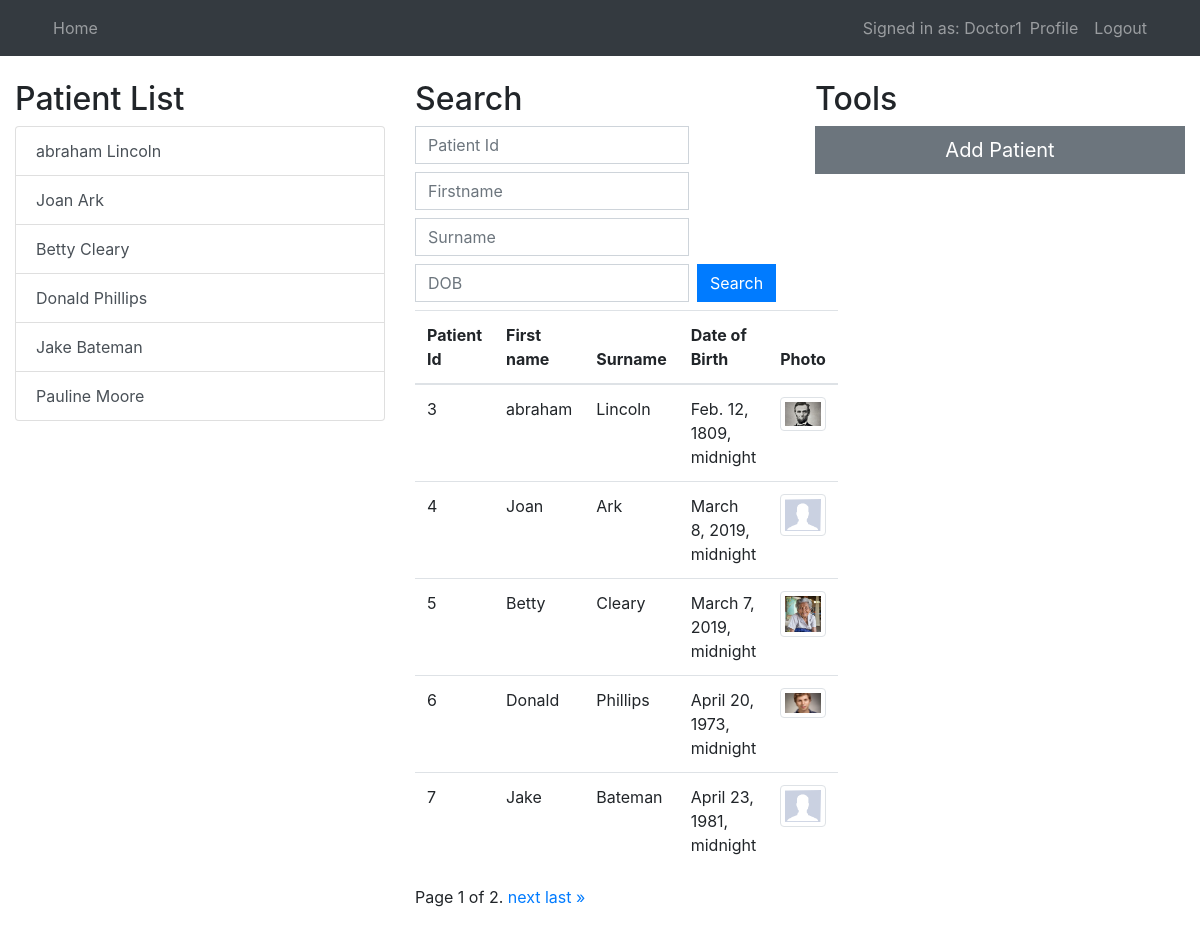
Screenshot of /home/ (signed in) with the database file from the repository.
### users/models.py (models this page shows, shortened)
class PersonalDetails(models.Model):
    patienttitle = models.CharField(max_length=4, choices=TITLE_CHOICES, verbose_name='Title')
    patientuniqueid = models.CharField(unique=True, max_length=10, verbose_name='Patient ID')
    patientfirstname = models.CharField(max_length=256, verbose_name='First Name')
    patientlastname = models.CharField(max_length=256, verbose_name='Last Name')
    patientpreferredname = models.CharField(max_length=256, blank=True, verbose_name='Preferred name')
    dateofbirth = models.DateTimeField(verbose_name='DOB')
    gender = models.CharField(max_length=256, choices=GENDER_CHOICES, verbose_name='Gender')
    weight = models.CharField(max_length=256, blank=True, verbose_name='Weight')
    height = models.CharField(max_length=256, blank=True, verbose_name='Height')
    address = models.CharField(max_length=256, verbose_name='Address')
    bmi = models.CharField(max_length=256, blank=True, verbose_name='BMI')
    phonenumber = models.CharField(max_length=256, blank=True, verbose_name='Phone Number')
    email = models.CharField(max_length=256, blank=True, verbose_name='Email')
    dnr = models.NullBooleanField(null=True, blank=True, verbose_name='DNR')
    wardlocation = models.CharField(max_length=256, blank=True, verbose_name='Ward Location')
    photo = models.ImageField(default='default.png', upload_to='profile_pics', blank=True, verbose_name='Photo')

### mysite/views.py (the view)
# urls.py: path('', views.home, name ='mysite-home'),
@login_required()
def home(request):
    personal_patient_list = PersonalDetails.objects.all()
    patient_list = PersonalDetails.objects.all()
    query_id = request.GET.get('patient_id')
    query_firstname = request.GET.get('patient_firstname')
    query_surname = request.GET.get('patient_surname')
    query_dob = request.GET.get('patient_dob')
    if query_id:
        patient_list = patient_list.filter(id=query_id)
    if query_firstname:
        patient_list = patient_list.filter(patientfirstname__icontains=query_firstname)
    if query_surname:
        patient_list = patient_list.filter(patientlastname__icontains=query_surname)
    if query_dob:
        patient_list = patient_list.filter(dateofbirth__in=query_dob)
    paginator = Paginator(patient_list, 5)  # Show 25 contacts per page
    page = request.GET.get('page')
    patients = paginator.get_page(page)
    context = {
        'patients': patients,
        'personal_patient_list': personal_patient_list,
        'title': 'Home'
    }
    return render(request, 'mysite/home.html', context)

### mysite/templates/mysite/home.html (shortened to what this page needs)
{% extends "mysite/search.html" %}
{% block content %}
    <br>
        <div class="row">
            <div class="col-sm-4">
            <h2>Patient List</h2>
                <div class="list-group">
                    {% for patient in personal_patient_list %}
                        <a href="patient/{{patient.id}}" class="list-group-item list-group-item-action">{{ patient.patientfirstname }} {{ patient.patientlastname }}</a>
                    {% endfor %}
                </div>
            </div>
            <div class="col-sm-4">
                <h2>Search</h2>
                <div class="form-group">
                    <form method="GET" action='' class="form-inline">
                                <input type="text" name="patient_id" id="search-id" class="form-control mb-2 mr-sm-2"  placeholder="Patient Id" value="{{ request.GET.patient_id }}">
                                <input type="text" name="patient_firstname" id="search-firstname" class="form-control mb-2 mr-sm-2"  placeholder="Firstname" value="{{ request.GET.patient_firstname }}">
                                <input type="text" name="patient_surname" id="search-surname" class="form-control mb-2 mr-sm-2"  placeholder="Surname" value="{{ request.GET.patient_surname }}">
                                <input type="text" name="patient_dob" id="search-dob" class="form-control mb-2 mr-sm-2"  placeholder="DOB" value="{{ request.GET.patient_id }}">
                                <input type="submit" value="Search" class="form-control btn btn-primary mb-2 mr-sm-2">
                        </form>
                        <table class="table table-hover">
                            <thead>
                                <tr>
                                    <th scope="col">Patient Id</th>
                                    <th scope="col">First name</th>
                                    <th scope="col">Surname</th>
                                    <th scope="col">Date of Birth</th>
                                    <th scope="col">Photo</th>
                                </tr>
                            </thead>
                            <tbody>
                            {% for search in patients %}
                                <tr  class="clickable-tr" href="patient/{{search.id}}" >
                                    <td scope="row">{{ search.id }}</td>
                                    <td scope="row">{{ search.patientfirstname }}</td>
                                    <td scope="row">{{ search.patientlastname }}</td>
                                    <td scope="row">{{ search.dateofbirth }}</td>
                                    <td scope="row"><img class="img-thumbnail rounded" src="{{ search.photo.url }}"></td>
                                </tr>
                            {% endfor %}
                            </tbody>
                        </table>
                <div class="pagination">
                <span class="step-links">
                    <span class="current">
                        Page {{ patients.number }} of {{ patients.paginator.num_pages }}.
                    </span>
                    {% if patients.has_next %}
                        <a href="?page={{ patients.next_page_number }}">next</a>
                        <a href="?page={{ patients.paginator.num_pages }}">last &raquo;</a>
                    {% endif %}
                </span>
                </div>
                </div>
            </div>
            <div class="col-sm-4">
                <h2>Tools</h2>
                <a class="btn btn-secondary btn-lg btn-block" href="{% url 'add-patient' %}">Add Patient
                </a>
            </div>
<br>
{% endblock content %}

### mysite/templates/mysite/base.html (shortened to what this page needs)
{% load static %}
<!DOCTYPE html>
<html lang="en">
<head>
    <link rel="stylesheet" type="text/css" href="{% static 'mysite/bootstrap.min.css' %}">
    <link rel="stylesheet" type="text/css" href="{% static 'mysite/main.css' %}">
</head>
<body>
    {% if user.is_authenticated %}
        <nav class="navbar navbar-expand-md navbar-dark bg-dark">
            <div class="container">
                <div class="navbar-nav mr-auto">
                    <a class="nav-link" href="{% url 'mysite-home' %}">Home</a>
                </div>
                <div class="navbar-nav">
                    {% if user.is_authenticated %}
                        <span class="navbar-text">Signed in as: {{ user.username }}</span>
                        <a class="nav-item nav-link" href="{% url 'profile' %}">Profile</a>
                        <a class="nav-item nav-link" href="{% url 'logout' %}">Logout</a>
                    {% else %}
                        <a class="nav-item nav-link" href="{% url 'login' %}">Login</a>
                        <a class="nav-item nav-link" href="{% url 'register' %}">Register</a>
                    {% endif %}
                </div>
            </div>
        </nav>
    {% endif %}
    <div class="container-fluid">
        {% block content %}{% endblock %}
    </div>
</body>
</html>

### mysite/static/mysite/main.css (style rules this page uses)
.card, .btn, .form-control { border-radius: 0; }

### rows the page displays
PersonalDetails: patientfirstname "abraham", patientlastname "Lincoln", id "3", dateofbirth "Feb. 12, 1809, midnight", photo (picture)
PersonalDetails: patientfirstname "Joan", patientlastname "Ark", id "4", dateofbirth "March 8, 2019, midnight", photo (placeholder picture)
PersonalDetails: patientfirstname "Betty", patientlastname "Cleary", id "5", dateofbirth "March 7, 2019, midnight", photo (picture)
PersonalDetails: patientfirstname "Donald", patientlastname "Phillips", id "6", dateofbirth "April 20, 1973, midnight", photo (picture)
PersonalDetails: patientfirstname "Jake", patientlastname "Bateman", id "7", dateofbirth "April 23, 1981, midnight", photo (placeholder picture)
PersonalDetails: patientfirstname "Pauline", patientlastname "Moore"

### other values shown
{{ user.username }} "Doctor1"
{{ patients.number }} "1"
{{ patients.paginator.num_pages }} "2"
